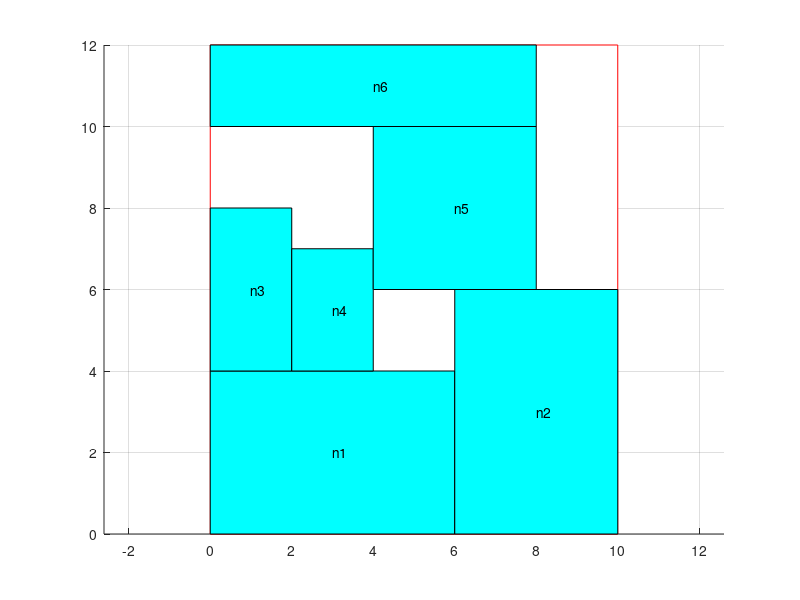

Write the MATLAB code that produced this figure.
axis equal;
hold on
grid on

% area range
block_x=[ 0 0 10 10 0];
block_y=[ 0 12 12 0 0];
fill(block_x,block_y,'w','Edgecolor','r');
% block location
block_x=[ 0 0 6 6 0];
block_y=[ 0 4 4 0 0];
fill(block_x,block_y,'c');
text(3,2,'n1');
block_x=[ 6 6 10 10 6];
block_y=[ 0 6 6 0 0];
fill(block_x,block_y,'c');
text(8,3,'n2');
block_x=[ 0 0 2 2 0];
block_y=[ 4 8 8 4 4];
fill(block_x,block_y,'c');
text(1,6,'n3');
block_x=[ 2 2 4 4 2];
block_y=[ 4 7 7 4 4];
fill(block_x,block_y,'c');
text(3,5.5,'n4');
block_x=[ 4 4 8 8 4];
block_y=[ 6 10 10 6 6];
fill(block_x,block_y,'c');
text(6,8,'n5');
block_x=[ 0 0 8 8 0];
block_y=[ 10 12 12 10 10];
fill(block_x,block_y,'c');
text(4,11,'n6');